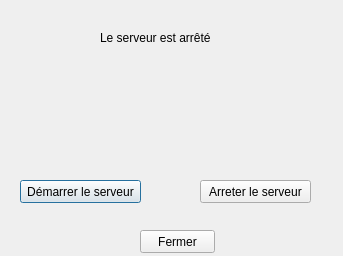
<?xml version="1.0" encoding="UTF-8"?>
<ui version="4.0">
 <class>windowserveur</class>
 <widget class="QDialog" name="windowserveur">
  <property name="geometry">
   <rect>
    <x>0</x>
    <y>0</y>
    <width>343</width>
    <height>256</height>
   </rect>
  </property>
  <property name="windowTitle">
   <string>Dialog</string>
  </property>
  <widget class="QPushButton" name="pushButtonLancerServeur">
   <property name="geometry">
    <rect>
     <x>20</x>
     <y>180</y>
     <width>121</width>
     <height>23</height>
    </rect>
   </property>
   <property name="text">
    <string>Démarrer le serveur</string>
   </property>
  </widget>
  <widget class="QLabel" name="labelStatutServeur">
   <property name="geometry">
    <rect>
     <x>100</x>
     <y>30</y>
     <width>121</width>
     <height>16</height>
    </rect>
   </property>
   <property name="text">
    <string>Le serveur est arrêté</string>
   </property>
  </widget>
  <widget class="QPushButton" name="pushButtonArreterServeur">
   <property name="geometry">
    <rect>
     <x>200</x>
     <y>180</y>
     <width>111</width>
     <height>23</height>
    </rect>
   </property>
   <property name="text">
    <string>Arreter le serveur</string>
   </property>
  </widget>
  <widget class="QLabel" name="labelStatutServeurErreur">
   <property name="geometry">
    <rect>
     <x>10</x>
     <y>100</y>
     <width>321</width>
     <height>61</height>
    </rect>
   </property>
   <property name="text">
    <string/>
   </property>
  </widget>
  <widget class="QPushButton" name="pushButtonFermer">
   <property name="geometry">
    <rect>
     <x>140</x>
     <y>230</y>
     <width>75</width>
     <height>23</height>
    </rect>
   </property>
   <property name="text">
    <string>Fermer</string>
   </property>
  </widget>
 </widget>
 <resources/>
 <connections/>
</ui>
